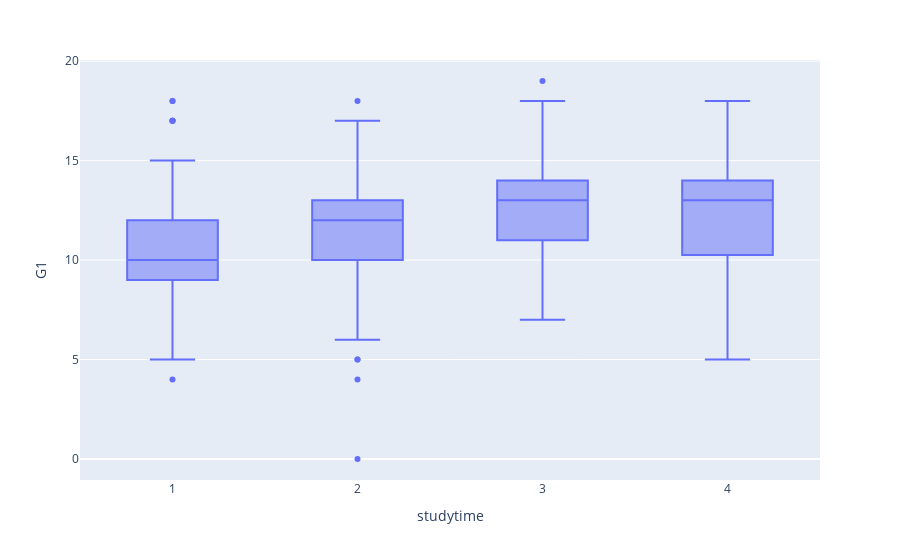

Source (notebook cell):
### Code cell
px.box(df,x='studytime',y='G1')

### Figure 1 — Plotly figure (JSON) as saved in the notebook; plotly's stock layout.template omitted (floating-point values rounded to 4 significant figures; data arrays with more than 128 entries replaced by an {"elided": "..."} marker saying what was removed)
{"data": [{"alignmentgroup": "True", "hovertemplate": "studytime=%{x}<br>G1=%{y}<extra></extra>", "legendgroup": "", "marker": {"color": "#636efa"}, "name": "", "notched": false, "offsetgroup": "", "orientation": "v", "showlegend": false, "type": "box", "x": {"elided": "649 int values"}, "x0": " ", "xaxis": "x", "y": {"elided": "649 int values"}, "y0": " ", "yaxis": "y"}], "layout": {"boxmode": "group", "legend": {"tracegroupgap": 0}, "margin": {"t": 60}, "xaxis": {"anchor": "y", "domain": [0, 1], "title": {"text": "studytime"}}, "yaxis": {"anchor": "x", "domain": [0, 1], "title": {"text": "G1"}}}}
